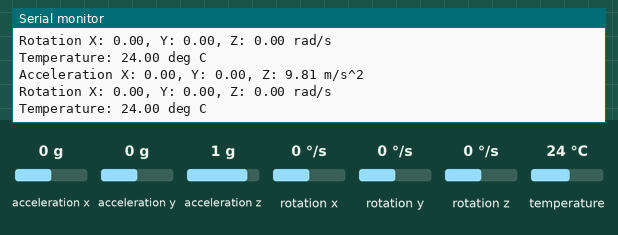
Bench run of a sketch on a simulated Arduino Uno, built with avr-gcc and run on an emulated ATmega328P. On the bench: the last lines printed to the serial monitor. The inputs (shaded band) are chosen by the test bench; at power-on: acceleration x 0 g, acceleration y 0 g, acceleration z 1 g, rotation x 0 °/s, rotation y 0 °/s, rotation z 0 °/s, temperature 24 °C.

Above: at 1.3 s.
1.4 s: acceleration x set to -1.4 g
At 1.94 s:
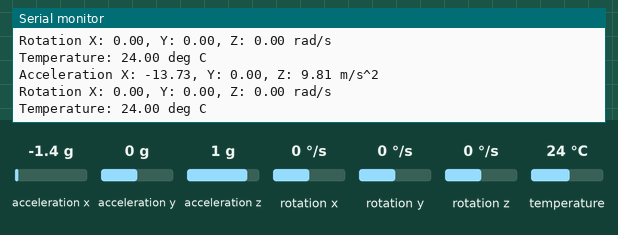
2.9 s: acceleration y set to -1.4 g
At 3.46 s:
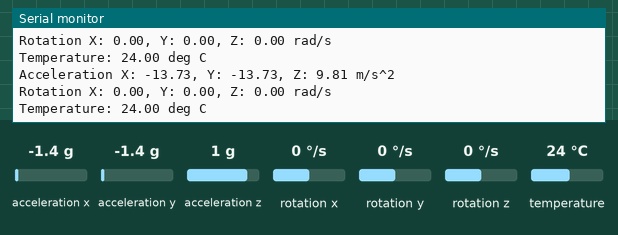
4.4 s: acceleration z set to -1.4 g
At 4.98 s:
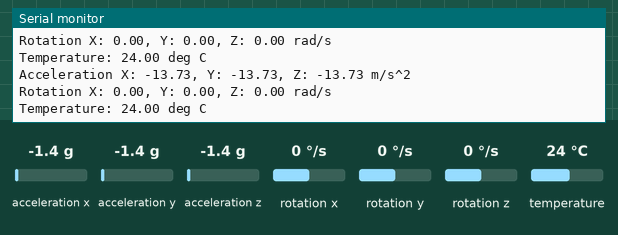
5.9 s: rotation x set to -192 °/s
At 6.5 s:
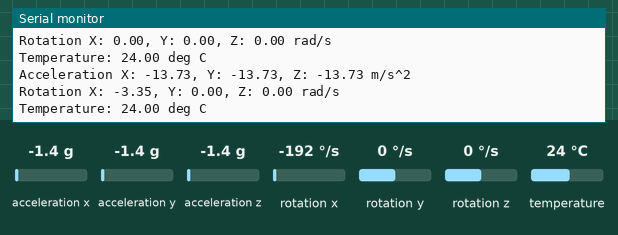
7.4 s: rotation y set to -192 °/s
At 8.02 s:
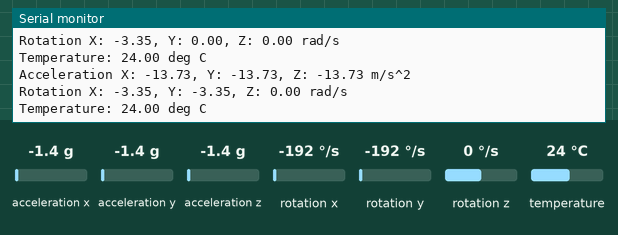

Measured:
- after the input at 1.4 s, the serial monitor: prints a new line after 0.23 s (image 1)
- after the input at 2.9 s, the serial monitor: prints a new line after 0.25 s (image 2)
- after the input at 4.4 s, the serial monitor: prints a new line after 0.27 s (image 3)
- after the input at 5.9 s, the serial monitor: prints a new line after 0.29 s (image 4)
- after the input at 7.4 s, the serial monitor: prints a new line after 0.32 s (image 5)

The sketch:

mpu_6050_raw.ino
```cpp
#include <Adafruit_MPU6050.h>
#include <Adafruit_Sensor.h>
#include <Wire.h>

Adafruit_MPU6050 mpu;

void setup(void) {
  Serial.begin(115200);
  while (!Serial)
    delay(10);

  Serial.println("MPU test initialization");

  if (!mpu.begin()) {
    Serial.println("Error: MPU6050 not found");
    while (1) {
      delay(10);
    }
  }
  Serial.println("MPU6050 found");

  mpu.setAccelerometerRange(MPU6050_RANGE_8_G);
  Serial.print("Accelerometer range set to: ");
  switch (mpu.getAccelerometerRange()) {
    case MPU6050_RANGE_2_G:
      Serial.println("+-2G");
      break;
    case MPU6050_RANGE_4_G:
      Serial.println("+-4G");
      break;
    case MPU6050_RANGE_8_G:
      Serial.println("+-8G");
      break;
    case MPU6050_RANGE_16_G:
      Serial.println("+-16G");
      break;
  }

  mpu.setGyroRange(MPU6050_RANGE_500_DEG);
  Serial.print("Gyro range set to: ");
  switch (mpu.getGyroRange()) {
    case MPU6050_RANGE_250_DEG:
      Serial.println("+-250 deg/s");
      break;
    case MPU6050_RANGE_500_DEG:
      Serial.println("+-500 deg/s");
      break;
    case MPU6050_RANGE_1000_DEG:
      Serial.println("+-1000 deg/s");
      break;
    case MPU6050_RANGE_2000_DEG:
      Serial.println("+-2000 deg/s");
      break;
  }
  Serial.println();
  delay(100);
}

void loop() {
  sensors_event_t a, g, temp;
  mpu.getEvent(&a, &g, &temp);

  Serial.print("Acceleration X: ");
  Serial.print(a.acceleration.x);
  Serial.print(", Y: ");
  Serial.print(a.acceleration.y);
  Serial.print(", Z: ");
  Serial.print(a.acceleration.z);
  Serial.println(" m/s^2");

  Serial.print("Rotation X: ");
  Serial.print(g.gyro.x);
  Serial.print(", Y: ");
  Serial.print(g.gyro.y);
  Serial.print(", Z: ");
  Serial.print(g.gyro.z);
  Serial.println(" rad/s");

  Serial.print("Temperature: ");
  Serial.print(temp.temperature);
  Serial.println(" deg C");

  Serial.println();
  delay(500);
}
```
